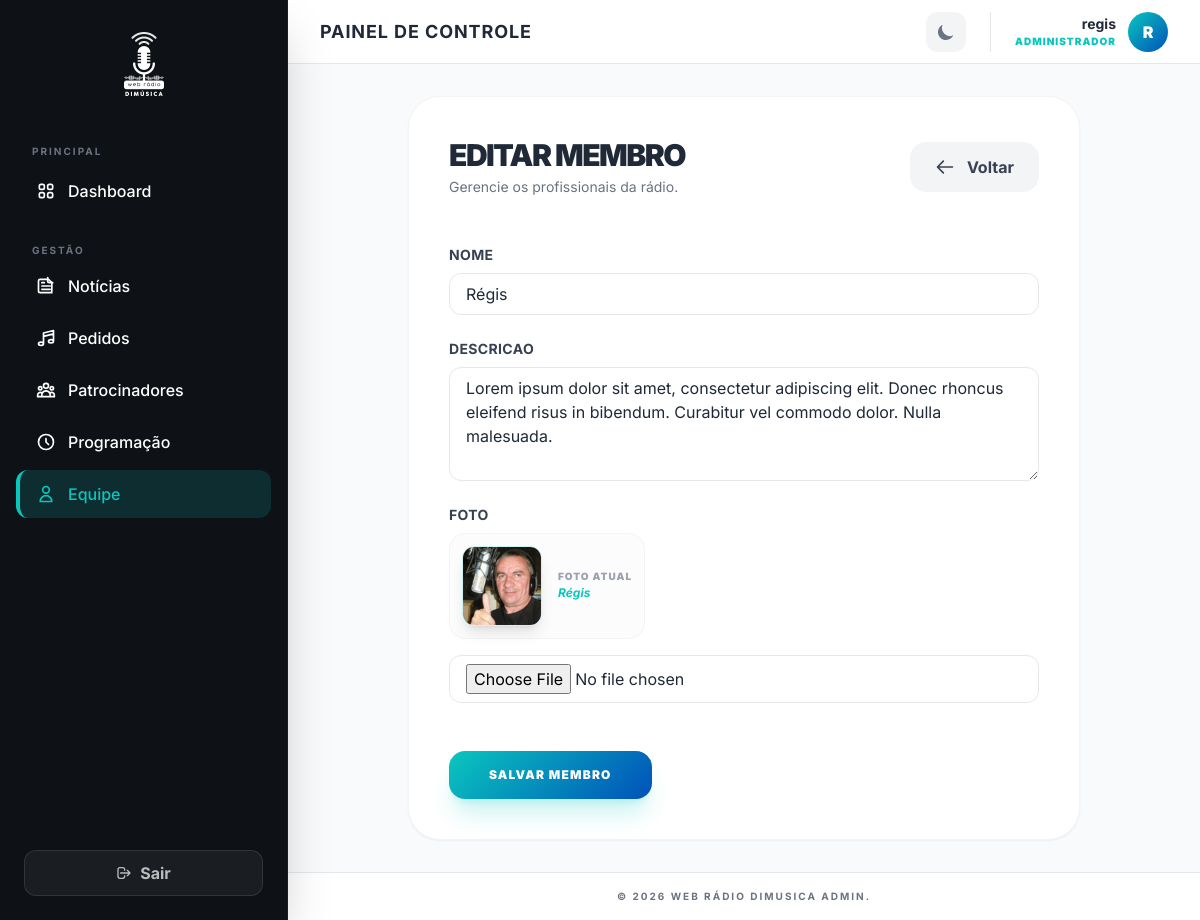
The page /painel/equipe/2/editar/ (signed in) on the database its author committed.
### core/models.py (models this page shows, shortened)
class Equipe(models.Model):
    nome = models.CharField(max_length=150)
    descricao = models.TextField()
    foto = models.ImageField(upload_to='equipe/')

### webadmin/views.py (the view)
# urls.py: path('equipe/<int:pk>/editar/', views.equipe_form, name='admin_equipe_edit'),
@login_required(login_url='admin_login')
def equipe_form(request, pk=None):
    if pk:
        equipe = get_object_or_404(Equipe, pk=pk)
    else:
        equipe = None
    if request.method == 'POST':
        form = EquipeForm(request.POST, request.FILES, instance=equipe)
        if form.is_valid():
            form.save()
            messages.success(request, 'Membro da equipe salvo com sucesso!')
            return redirect('admin_equipe_list')
    else:
        form = EquipeForm(instance=equipe)
    return render(request, 'webadmin/equipe_form.html', {
        'form': form,
        'is_edit': bool(pk)
    })

### webadmin/forms.py
class EquipeForm(forms.ModelForm):
    class Meta:
        model = Equipe
        fields = ['nome', 'descricao', 'foto']
        widgets = {
            'nome': forms.TextInput(attrs={'class': 'w-full px-4 py-2 border border-gray-200 dark:border-white/10 rounded-xl bg-white dark:bg-gray-800 text-gray-800 dark:text-white focus:outline-none focus:ring-2 focus:ring-teal/50 transition-all'}),
            'descricao': forms.Textarea(attrs={'class': 'w-full px-4 py-2 border border-gray-200 dark:border-white/10 rounded-xl bg-white dark:bg-gray-800 text-gray-800 dark:text-white focus:outline-none focus:ring-2 focus:ring-teal/50 transition-all', 'rows': 4}),
            'foto': forms.FileInput(attrs={'class': 'w-full px-4 py-2 border border-gray-200 dark:border-white/10 rounded-xl bg-white dark:bg-gray-800 text-gray-800 dark:text-white'}),
        }

### webadmin/templates/webadmin/equipe_form.html (shortened to what this page needs)
{% extends 'webadmin/base.html' %}
{% block content %}
<div class="max-w-2xl mx-auto bg-white dark:bg-dark-lighter p-6 lg:p-10 rounded-[32px] shadow-sm border border-gray-100 dark:border-white/5 transition-colors duration-300">
    <div class="flex flex-col sm:flex-row justify-between items-start sm:items-center gap-6 mb-12">
        <div>
            <h2 class="text-3xl font-black text-gray-800 dark:text-white uppercase tracking-tighter">
                {% if is_edit %}Editar Membro{% else %}Novo Membro{% endif %}
            </h2>
            <p class="text-sm text-gray-500 dark:text-gray-400 mt-1">Gerencie os profissionais da rádio.</p>
        </div>
        <a href="{% url 'admin_equipe_list' %}" class="inline-flex items-center gap-3 px-6 py-3 bg-gray-100 dark:bg-white/5 text-gray-700 dark:text-gray-300 font-bold rounded-2xl hover:bg-gray-200 dark:hover:bg-white/10 transition-all duration-300 border border-transparent group">
            <svg xmlns="http://www.w3.org/2000/svg" class="h-5 w-5 transform group-hover:-translate-x-1 transition-transform" fill="none" viewBox="0 0 24 24" stroke="currentColor"><path stroke-linecap="round" stroke-linejoin="round" stroke-width="2" d="M10 19l-7-7m0 0l7-7m-7 7h18" /></svg>
            Voltar
        </a>
    </div>
    <form method="post" enctype="multipart/form-data" class="space-y-6">
        {% for field in form %}
        <div class="flex flex-col">
            <label class="font-bold text-sm text-gray-700 dark:text-gray-300 mb-2 uppercase tracking-wide">{{ field.label }}</label>
            {% if is_edit and field.name == 'foto' and form.instance.foto %}
            <div class="mb-4 flex items-center gap-4 p-3 bg-gray-50/50 dark:bg-white/5 border border-gray-100 dark:border-white/5 rounded-2xl w-fit">
                <img src="{{ form.instance.foto.url }}" alt="Foto de {{ form.instance.nome }}" class="h-20 w-20 object-cover rounded-xl border border-teal/20 shadow-lg">
                <div class="flex flex-col">
                    <span class="text-[10px] text-gray-400 font-black uppercase tracking-widest leading-none mb-1">Foto Atual</span>
                    <span class="text-xs text-teal font-bold italic">{{ form.instance.nome }}</span>
                </div>
            </div>
            {% endif %}
            {{ field }}
        </div>
        {% endfor %}
        <div class="pt-6">
            <button type="submit" class="btn-gradient text-white px-10 py-4 rounded-2xl font-black uppercase tracking-widest text-xs shadow-xl shadow-teal/20 transition-all hover:scale-105 active:scale-95">
            Salvar Membro
        </button>
        </div>
    </form>
</div>
{% endblock %}

### webadmin/templates/webadmin/base.html (shortened to what this page needs)
{% load static %}
<!DOCTYPE html>
<html lang="pt-br">
<head>
    <script src="https://cdn.tailwindcss.com"></script>
</head>
<body class="bg-gray-50 text-gray-900 dark:bg-dark dark:text-gray-100 min-h-screen flex font-sans antialiased" x-data="{ mobileMenu: false }">
    {% if user.is_authenticated %}
    <aside :class="mobileMenu ? 'translate-x-0' : '-translate-x-full lg:translate-x-0'"
           class="fixed lg:static inset-y-0 left-0 bg-dark text-white w-72 flex-shrink-0 flex flex-col h-screen z-[110] transition-transform duration-300 lg:transition-none shadow-2xl border-r border-white/5">
        <div class="p-8 flex justify-center items-center relative">
            <a href="{% url 'admin_dashboard' %}" class="block group">
                <img src="{% static 'webadmin/images/logo-branco-icon.png' %}" alt="Dimúsica Logo" class="h-16 w-auto object-contain group-hover:scale-110 transition-transform duration-300">
            </a>
        </div>
        <nav class="flex-1 px-4 space-y-1 mt-4 overflow-y-auto">
            <p class="px-4 text-[10px] uppercase tracking-[2px] font-bold text-gray-500 mb-2">Principal</p>
            <a href="{% url 'admin_dashboard' %}" @click="mobileMenu = false" class="sidebar-link flex items-center gap-3 px-4 py-3 rounded-xl font-medium {% if request.resolver_match.url_name == 'admin_dashboard' %}active{% endif %}">
                Dashboard
            </a>
            <p class="px-4 pt-6 text-[10px] uppercase tracking-[2px] font-bold text-gray-500 mb-2">Gestão</p>
            <a href="{% url 'admin_noticias_list' %}" @click="mobileMenu = false" class="sidebar-link flex items-center gap-3 px-4 py-3 rounded-xl font-medium {% if 'noticia' in request.resolver_match.url_name %}active{% endif %}">
                Notícias
            </a>
            <a href="{% url 'admin_pedidos_list' %}" @click="mobileMenu = false" class="sidebar-link flex items-center gap-3 px-4 py-3 rounded-xl font-medium {% if 'pedido' in request.resolver_match.url_name %}active{% endif %}">
                <svg class="w-5 h-5" fill="none" stroke="currentColor" viewBox="0 0 24 24"><path stroke-linecap="round" stroke-linejoin="round" stroke-width="2" d="M9 19V6l12-3v13M9 19c0 1.105-1.343 2-3 2s-3-.895-3-2 1.343-2 3-2 3 .895 3 2zm12-3c0 1.105-1.343 2-3 2s-3-.895-3-2 1.343-2 3-2 3 .895 3 2zM9 10l12-3" /></svg>
                Pedidos
            </a>
            <a href="{% url 'admin_sponsors_list' %}" @click="mobileMenu = false" class="sidebar-link flex items-center gap-3 px-4 py-3 rounded-xl font-medium {% if 'sponsor' in request.resolver_match.url_name %}active{% endif %}">
                Patrocinadores
            </a>
            <a href="{% url 'admin_programacao_list' %}" @click="mobileMenu = false" class="sidebar-link flex items-center gap-3 px-4 py-3 rounded-xl font-medium {% if 'programacao' in request.resolver_match.url_name %}active{% endif %}">
                <svg class="w-5 h-5" fill="none" stroke="currentColor" viewBox="0 0 24 24"><path stroke-linecap="round" stroke-linejoin="round" stroke-width="2" d="M12 8v4l3 3m6-3a9 9 0 11-18 0 9 9 0 0118 0z" /></svg>
                Programação
            </a>
            <a href="{% url 'admin_equipe_list' %}" @click="mobileMenu = false" class="sidebar-link flex items-center gap-3 px-4 py-3 rounded-xl font-medium {% if 'equipe' in request.resolver_match.url_name %}active{% endif %}">
                <svg class="w-5 h-5" fill="none" stroke="currentColor" viewBox="0 0 24 24"><path stroke-linecap="round" stroke-linejoin="round" stroke-width="2" d="M16 7a4 4 0 11-8 0 4 4 0 018 0zM12 14a7 7 0 00-7 7h14a7 7 0 00-7-7z" /></svg>
                Equipe
            </a>
        </nav>
        <div class="p-6">
            <form action="{% url 'admin_logout' %}" method="post">
                <button type="submit" class="w-full bg-white/5 border border-white/10 text-white/70 px-4 py-2.5 rounded-xl font-bold hover:bg-red-600 hover:text-white hover:border-red-500 transition-all duration-300 flex items-center justify-center gap-2">
                    <svg class="w-4 h-4" fill="none" stroke="currentColor" viewBox="0 0 24 24"><path stroke-linecap="round" stroke-linejoin="round" stroke-width="2" d="M17 16l4-4m0 0l-4-4m4 4H7m6 4v1a3 3 0 01-3 3H6a3 3 0 01-3-3V7a3 3 0 013-3h4a3 3 0 013 3v1" /></svg>
                    Sair
                </button>
            </form>
        </div>
    </aside>
    {% endif %}
    <div class="flex-1 flex flex-col min-w-0 h-screen overflow-hidden relative">
        {% if user.is_authenticated %}
        <header class="bg-white dark:bg-dark-lighter border-b border-gray-200 dark:border-white/5 h-16 flex-shrink-0 flex items-center justify-between px-4 lg:px-8 z-10 sticky top-0">
            <div class="flex items-center gap-2 lg:gap-4">
                <h1 class="text-xs sm:text-sm lg:text-lg font-bold text-gray-800 dark:text-white uppercase tracking-wider truncate max-w-[150px] sm:max-w-none">
                    {% block page_title %}Painel de Controle{% endblock %}
                </h1>
            </div>
            <div class="flex items-center gap-6">
                <button id="admin-theme-toggle" class="p-2.5 rounded-xl bg-gray-100 dark:bg-white/5 text-gray-500 dark:text-gray-400 hover:text-teal transition-all">
                    <svg id="theme-icon-dark" class="w-5 h-5 hidden" fill="currentColor" viewBox="0 0 20 20"><path d="M17.293 13.293A8 8 0 016.707 2.707a8.001 8.001 0 1010.586 10.586z"></path></svg>
                </button>
                <div class="flex items-center gap-3 pl-6 border-l border-gray-200 dark:border-white/10">
                    <div class="text-right hidden sm:block">
                        <p class="text-sm font-bold text-gray-800 dark:text-white">{{ user.username }}</p>
                        <p class="text-[10px] text-teal font-black uppercase tracking-widest">Administrador</p>
                    </div>
                    <div class="w-10 h-10 rounded-full btn-gradient flex items-center justify-center text-white font-black">
                        {{ user.username|first|upper }}
                    </div>
                </div>
            </div>
        </header>
        {% endif %}
        <main class="flex-grow p-4 lg:p-8 overflow-y-auto bg-gray-50 dark:bg-dark transition-colors duration-300">
            <div class="max-w-6xl mx-auto">
                {% block content %}{% endblock %}
            </div>
        </main>
        {% if user.is_authenticated %}
        <footer class="p-4 text-center text-gray-500 dark:text-gray-600 text-[10px] uppercase tracking-[2px] font-bold bg-white dark:bg-dark-lighter border-t border-gray-200 dark:border-white/5">
            &copy; 2026 Web Rádio Dimusica Admin.
        </footer>
        {% endif %}
    </div>
</body>
</html>

### webadmin/templates/webadmin/base.html (style rules this page uses)
body { font-family: 'Inter', sans-serif; transition: background-color 0.3s; }
.btn-gradient { background: linear-gradient(135deg, #0AC7BE, #0051BA); transition: all 0.3s; }
.sidebar-link { transition: all 0.2s; border-left: 4px solid transparent; }
.sidebar-link.active { background: rgba(10, 199, 190, 0.15); color: #0AC7BE; border-left-color: #0AC7BE; }

### rows shown on the page
Equipe: form "Régis" "Lorem ipsum dolor sit amet, consectetur adipiscing elit. Donec rhoncus eleifend risus in bibendum. Curabitur vel commodo dolor. Nulla malesuada.", instance.foto (picture), instance.nome "Régis"

### other values the page prints
{{ user.username }} "regis"
{{ user.username|first|upper }} "R"
{{ field.label }} "NOME" "DESCRICAO" "FOTO"
